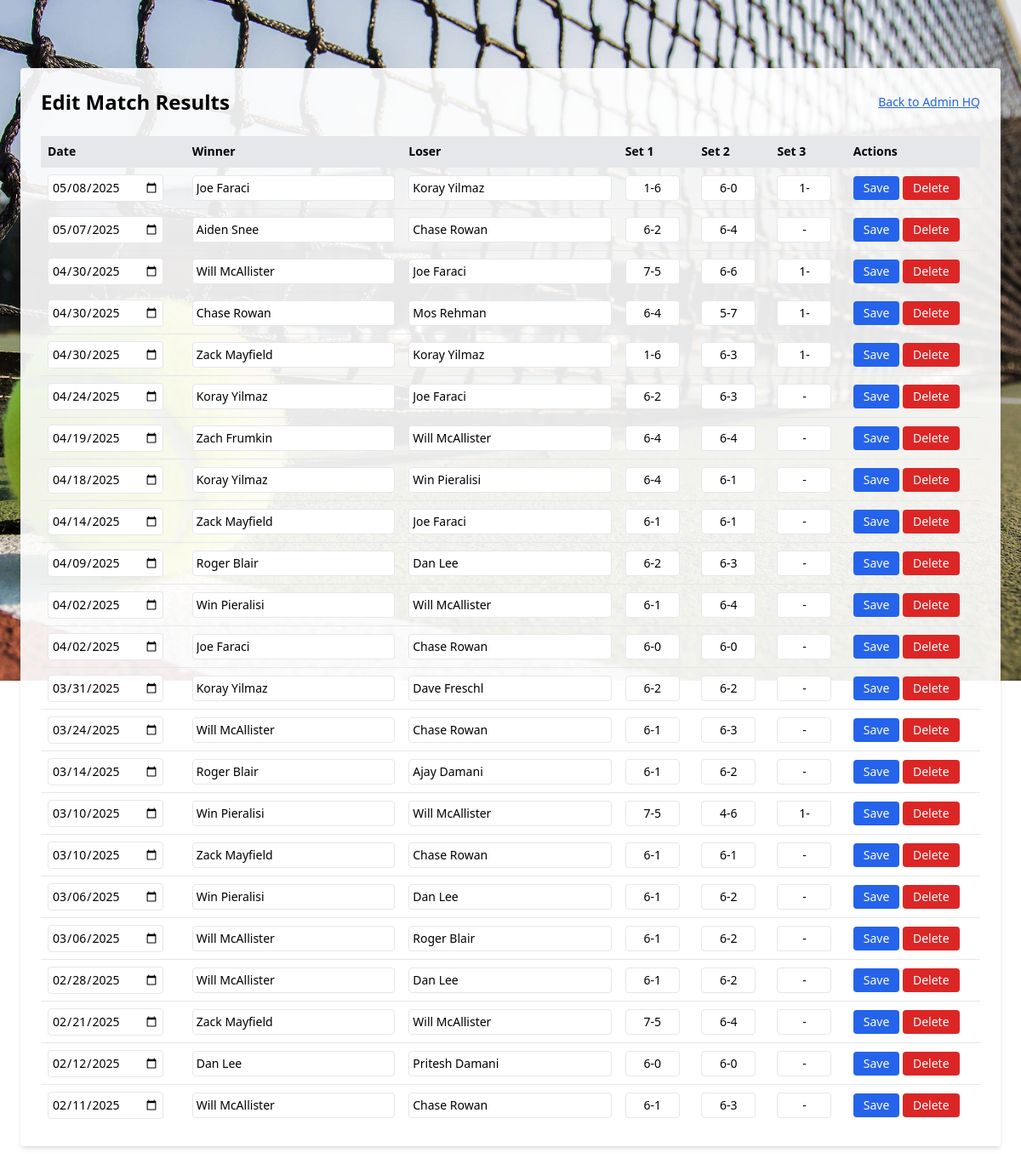
/edit-matches (signed in), run on the app's committed database.
### models.py (models this page shows)
class Match(db.Model):
    id = db.Column(db.Integer, primary_key=True)
    date = db.Column(db.DateTime, nullable=False)
    winner = db.Column(db.String(50), nullable=False)
    loser = db.Column(db.String(50), nullable=False)
    winner_games = db.Column(db.Integer, nullable=False)
    loser_games = db.Column(db.Integer, nullable=False)
    set1_w = db.Column(db.Integer)
    set1_l = db.Column(db.Integer)
    set2_w = db.Column(db.Integer)
    set2_l = db.Column(db.Integer)
    set3_w = db.Column(db.Integer, nullable=True)
    set3_l = db.Column(db.Integer, nullable=True)

### main.py (the view)
@app.route("/edit-matches", methods=["GET"])
def edit_matches():
    if not session.get("logged_in"):
        return redirect("/login")
    all_matches = Match.query.order_by(Match.date.desc()).all()
    return render_template("edit_matches.html", matches=all_matches)

### templates/edit_matches.html (shortened to what this page needs)
<!DOCTYPE html>
<html lang="en">
<head>
  <script src="https://cdn.tailwindcss.com"></script>
</head>
<body class="min-h-screen bg-cover bg-center bg-no-repeat" style="background-image: url('/static/court.jpg');">
  <div class="max-w-6xl mx-auto mt-20 bg-white bg-opacity-90 p-6 rounded shadow-md">
    <div class="flex justify-between items-center mb-6">
      <h1 class="text-2xl font-bold">Edit Match Results</h1>
      <a href="/admin" class="text-sm text-blue-600 underline">Back to Admin HQ</a>
    </div>
    <div class="overflow-x-auto">
      <table class="min-w-full table-auto text-sm">
        <thead class="bg-gray-200">
          <tr>
            <th class="p-2 text-left">Date</th>
            <th class="p-2 text-left">Winner</th>
            <th class="p-2 text-left">Loser</th>
            <th class="p-2 text-left">Set 1</th>
            <th class="p-2 text-left">Set 2</th>
            <th class="p-2 text-left">Set 3</th>
            <th class="p-2 text-left">Actions</th>
          </tr>
        </thead>
        <tbody>
          {% for match in matches %}
          <tr class="border-t">
            <form action="/edit-match/{{ match.id }}" method="POST" class="contents">
              <td class="p-2">
                <input type="date" name="date" value="{{ match.date.strftime('%Y-%m-%d') }}" class="border rounded p-1" />
              </td>
              <td class="p-2">
                <input type="text" name="winner" value="{{ match.winner }}" class="border rounded p-1 w-full" />
              </td>
              <td class="p-2">
                <input type="text" name="loser" value="{{ match.loser }}" class="border rounded p-1 w-full" />
              </td>
              <td class="p-2">
                <input type="text" name="set1" value="{{ match.set1_w }}-{{ match.set1_l }}" class="border rounded p-1 w-16 text-center" />
              </td>
              <td class="p-2">
                <input type="text" name="set2" value="{{ match.set2_w }}-{{ match.set2_l }}" class="border rounded p-1 w-16 text-center" />
              </td>
              <td class="p-2">
                <input type="text" name="set3" value="{{ match.set3_w or '' }}-{{ match.set3_l or '' }}" class="border rounded p-1 w-16 text-center" />
              </td>
              <td class="p-2">
                <button type="submit" class="bg-blue-600 text-white px-3 py-1 rounded hover:bg-blue-700">Save</button>
              <form action="/delete-match/{{ match.id }}" method="POST" onsubmit="return confirm('Are you sure you want to delete this match?')">
                <button type="submit" class="bg-red-600 text-white px-3 py-1 rounded hover:bg-red-700">Delete</button>
            </form>
          </tr>
          {% endfor %}
        </tbody>
      </table>
    </div>
  </div>
</body>
</html>

### data on the page
Match: date "05/08/2025", winner "Joe Faraci", loser "Koray Yilmaz", set1 "1-6", set2 "6-0", set3 "1-"
Match: date "05/07/2025", winner "Aiden Snee", loser "Chase Rowan", set1 "6-2", set2 "6-4"
Match: date "04/30/2025", winner "Will McAllister", loser "Joe Faraci", set1 "7-5", set2 "6-6", set3 "1-"
Match: date "04/30/2025", winner "Chase Rowan", loser "Mos Rehman", set1 "6-4", set2 "5-7", set3 "1-"
Match: date "04/30/2025", winner "Zack Mayfield", loser "Koray Yilmaz", set1 "1-6", set2 "6-3", set3 "1-"
Match: date "04/24/2025", winner "Koray Yilmaz", loser "Joe Faraci", set1 "6-2", set2 "6-3"
Match: date "04/19/2025", winner "Zach Frumkin", loser "Will McAllister", set1 "6-4", set2 "6-4"
Match: date "04/18/2025", winner "Koray Yilmaz", loser "Win Pieralisi", set1 "6-4", set2 "6-1"
Match: date "04/14/2025", winner "Zack Mayfield", loser "Joe Faraci", set1 "6-1", set2 "6-1"
Match: date "04/09/2025", winner "Roger Blair", loser "Dan Lee", set1 "6-2", set2 "6-3"
Match: date "04/02/2025", winner "Win Pieralisi", loser "Will McAllister", set1 "6-1", set2 "6-4"
Match: date "04/02/2025", winner "Joe Faraci", loser "Chase Rowan", set1 "6-0", set2 "6-0"
Match: date "03/31/2025", winner "Koray Yilmaz", loser "Dave Freschl", set1 "6-2", set2 "6-2"
Match: date "03/24/2025", winner "Will McAllister", loser "Chase Rowan", set1 "6-1", set2 "6-3"
Match: date "03/14/2025", winner "Roger Blair", loser "Ajay Damani", set1 "6-1", set2 "6-2"
Match: date "03/10/2025", winner "Win Pieralisi", loser "Will McAllister", set1 "7-5", set2 "4-6", set3 "1-"
Match: date "03/10/2025", winner "Zack Mayfield", loser "Chase Rowan", set1 "6-1", set2 "6-1"
Match: date "03/06/2025", winner "Win Pieralisi", loser "Dan Lee", set1 "6-1", set2 "6-2"
Match: date "03/06/2025", winner "Will McAllister", loser "Roger Blair", set1 "6-1", set2 "6-2"
Match: date "02/28/2025", winner "Will McAllister", loser "Dan Lee", set1 "6-1", set2 "6-2"
Match: date "02/21/2025", winner "Zack Mayfield", loser "Will McAllister", set1 "7-5", set2 "6-4"
Match: date "02/12/2025", winner "Dan Lee", loser "Pritesh Damani", set1 "6-0", set2 "6-0"
Match: date "02/11/2025", winner "Will McAllister", loser "Chase Rowan", set1 "6-1", set2 "6-3"
